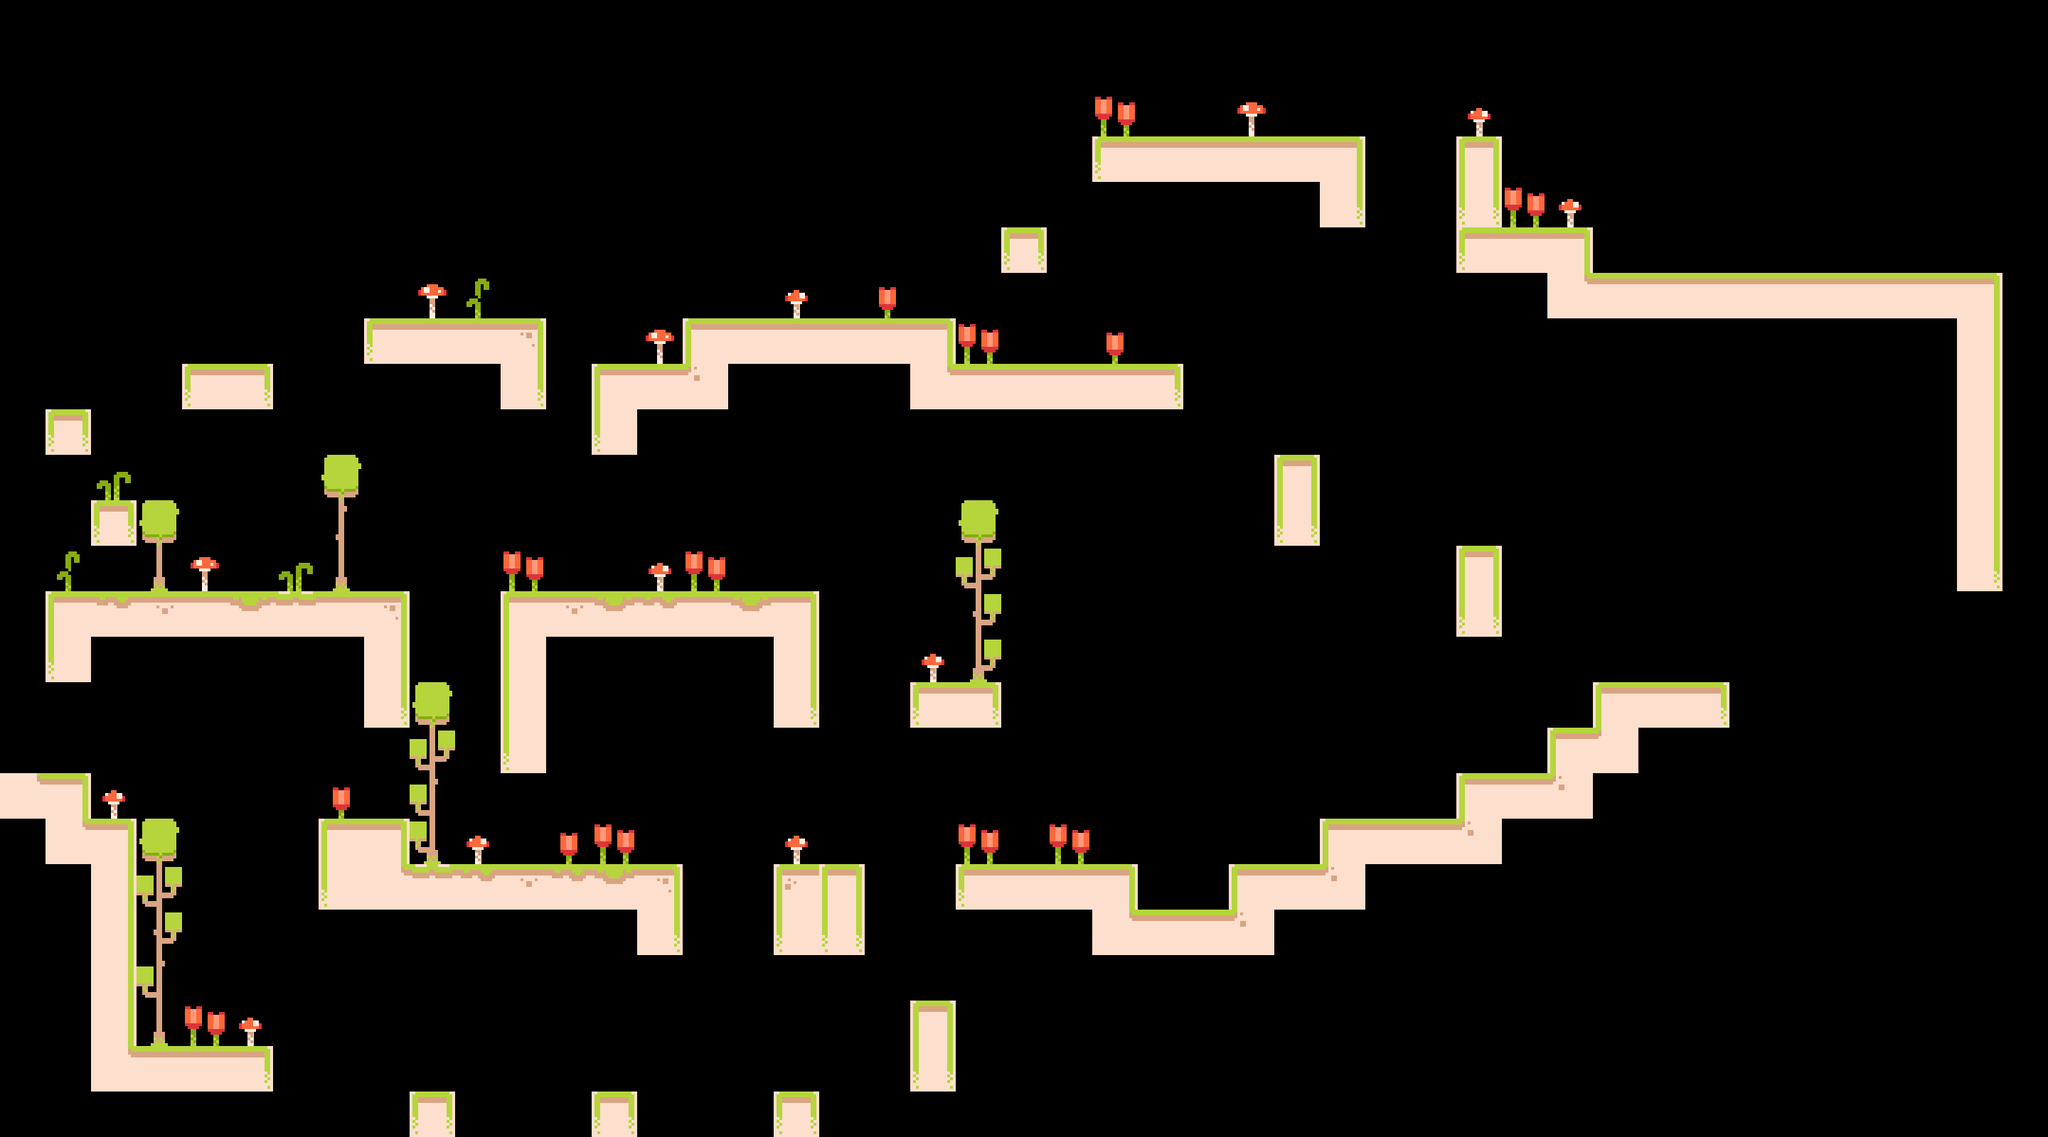

A level layout from a 2D game, rendered from its tile map. Below: a short description, then the map file with its tile-grid data intact:
An orthogonal 45x25 tile map with 64x64 px tiles, 2 tile layers (Main, Decoration) and 6 objects (5x Worm, Player).

<map version="1.10" tiledversion="1.11.0" orientation="orthogonal" renderorder="right-down" width="45" height="25" tilewidth="64" tileheight="64" infinite="0" nextlayerid="4" nextobjectid="8">
 <tileset firstgid="1" source="../tilesets/tilemap.tsx" />
 <layer id="1" name="Main" width="45" height="25">
  <data encoding="csv">
0,0,0,0,0,0,0,0,0,0,0,0,0,0,0,0,0,0,0,0,0,0,0,0,0,0,0,0,0,0,0,0,0,0,0,0,0,0,0,0,0,0,0,0,0,
0,0,0,0,0,0,0,0,0,0,0,0,0,0,0,0,0,0,0,0,0,0,0,0,0,0,0,0,0,0,0,0,0,0,0,0,0,0,0,0,0,0,0,0,0,
0,0,0,0,0,0,0,0,0,0,0,0,0,0,0,0,0,0,0,0,0,0,0,0,0,0,0,0,0,0,0,0,0,0,0,0,0,0,0,0,0,0,0,0,0,
0,0,0,0,0,0,0,0,0,0,0,0,0,0,0,0,0,0,0,0,0,0,0,0,28,5,5,5,5,6,0,0,20,0,0,0,0,0,0,0,0,0,0,0,0,
0,0,0,0,0,0,0,0,0,0,0,0,0,0,0,0,0,0,0,0,0,0,0,0,0,0,0,0,0,19,0,0,30,0,0,0,0,0,0,0,0,0,0,0,0,
0,0,0,0,0,0,0,0,0,0,0,0,0,0,0,0,0,0,0,0,0,0,10,0,0,0,0,0,0,0,0,0,28,5,6,0,0,0,0,0,0,0,0,0,0,
0,0,0,0,0,0,0,0,0,0,0,0,0,0,0,0,0,0,0,0,0,0,0,0,0,0,0,0,0,0,0,0,0,0,25,5,5,5,5,5,5,5,5,6,0,
0,0,0,0,0,0,0,0,28,5,5,9,0,0,0,4,5,5,5,5,6,0,0,0,0,0,0,0,0,0,0,0,0,0,0,0,0,0,0,0,0,0,0,16,0,
0,0,0,0,28,29,0,0,0,0,0,19,0,4,5,26,0,0,0,0,25,5,5,5,5,29,0,0,0,0,0,0,0,0,0,0,0,0,0,0,0,0,0,16,0,
0,10,0,0,0,0,0,0,0,0,0,0,0,17,0,0,0,0,0,0,0,0,0,0,0,0,0,0,0,0,0,0,0,0,0,0,0,0,0,0,0,0,0,16,0,
0,0,0,0,0,0,0,0,0,0,0,0,0,0,0,0,0,0,0,0,0,0,0,0,0,0,0,0,20,0,0,0,0,0,0,0,0,0,0,0,0,0,0,16,0,
0,0,10,0,0,0,0,0,0,0,0,0,0,0,0,0,0,0,0,0,0,0,0,0,0,0,0,0,30,0,0,0,0,0,0,0,0,0,0,0,0,0,0,16,0,
0,0,0,0,0,0,0,0,0,0,0,0,0,0,0,0,0,0,0,0,0,0,0,0,0,0,0,0,0,0,0,0,20,0,0,0,0,0,0,0,0,0,0,19,0,
0,4,22,8,5,23,21,5,9,0,0,4,8,23,22,5,23,6,0,0,0,0,0,0,0,0,0,0,0,0,0,0,30,0,0,0,0,0,0,0,0,0,0,0,0,
0,17,0,0,0,0,0,0,16,0,0,14,0,0,0,0,0,16,0,0,0,0,0,0,0,0,0,0,0,0,0,0,0,0,0,0,0,0,0,0,0,0,0,0,0,
0,0,0,0,0,0,0,0,19,0,0,14,0,0,0,0,0,19,0,0,28,29,0,0,0,0,0,0,0,0,0,0,0,0,0,4,5,29,0,0,0,0,0,0,0,
0,0,0,0,0,0,0,0,0,0,0,17,0,0,0,0,0,0,0,0,0,0,0,0,0,0,0,0,0,0,0,0,0,0,4,24,0,0,0,0,0,0,0,0,0,
25,6,0,0,0,0,0,0,0,0,0,0,0,0,0,0,0,0,0,0,0,0,0,0,0,0,0,0,0,0,0,0,4,5,26,0,0,0,0,0,0,0,0,0,0,
0,25,6,0,0,0,0,4,6,0,0,0,0,0,0,0,0,0,0,0,0,0,0,0,0,0,0,0,0,4,5,5,26,0,0,0,0,0,0,0,0,0,0,0,0,
0,0,16,0,0,0,0,17,25,21,22,8,22,23,9,0,0,7,20,0,0,28,5,5,6,0,0,4,5,26,0,0,0,0,0,0,0,0,0,0,0,0,0,0,0,
0,0,16,0,0,0,0,0,0,0,0,0,0,0,19,0,0,17,30,0,0,0,0,0,25,5,5,26,0,0,0,0,0,0,0,0,0,0,0,0,0,0,0,0,0,
0,0,16,0,0,0,0,0,0,0,0,0,0,0,0,0,0,0,0,0,0,0,0,0,0,0,0,0,0,0,0,0,0,0,0,0,0,0,0,0,0,0,0,0,0,
0,0,16,0,0,0,0,0,0,0,0,0,0,0,0,0,0,0,0,0,20,0,0,0,0,0,0,0,0,0,0,0,0,0,0,0,0,0,0,0,0,0,0,0,0,
0,0,25,5,5,29,0,0,0,0,0,0,0,0,0,0,0,0,0,0,30,0,0,0,0,0,0,0,0,0,0,0,0,0,0,0,0,0,0,0,0,0,0,0,0,
0,0,0,0,0,0,0,0,0,10,0,0,0,10,0,0,0,10,0,0,0,0,0,0,0,0,0,0,0,0,0,0,0,0,0,0,0,0,0,0,0,0,0,0,0
</data>
 </layer>
 <layer id="3" name="Decoration" width="45" height="25">
  <data encoding="csv">
0,0,0,0,0,0,0,0,0,0,0,0,0,0,0,0,0,0,0,0,0,0,0,0,0,0,0,0,0,0,0,0,0,0,0,0,0,0,0,0,0,0,0,0,0,
0,0,0,0,0,0,0,0,0,0,0,0,0,0,0,0,0,0,0,0,0,0,0,0,0,0,0,0,0,0,0,0,0,0,0,0,0,0,0,0,0,0,0,0,0,
0,0,0,0,0,0,0,0,0,0,0,0,0,0,0,0,0,0,0,0,0,0,0,0,33,0,0,31,0,0,0,0,32,0,0,0,0,0,0,0,0,0,0,0,0,
0,0,0,0,0,0,0,0,0,0,0,0,0,0,0,0,0,0,0,0,0,0,0,0,0,0,0,0,0,0,0,0,0,0,0,0,0,0,0,0,0,0,0,0,0,
0,0,0,0,0,0,0,0,0,0,0,0,0,0,0,0,0,0,0,0,0,0,0,0,0,0,0,0,0,0,0,0,0,33,32,0,0,0,0,0,0,0,0,0,0,
0,0,0,0,0,0,0,0,0,0,0,0,0,0,0,0,0,0,0,0,0,0,0,0,0,0,0,0,0,0,0,0,0,0,0,0,0,0,0,0,0,0,0,0,0,
0,0,0,0,0,0,0,0,0,31,36,0,0,0,0,0,0,32,0,34,0,0,0,0,0,0,0,0,0,0,0,0,0,0,0,0,0,0,0,0,0,0,0,0,0,
0,0,0,0,0,0,0,0,0,0,0,0,0,0,31,0,0,0,0,0,0,33,0,0,34,0,0,0,0,0,0,0,0,0,0,0,0,0,0,0,0,0,0,0,0,
0,0,0,0,0,0,0,0,0,0,0,0,0,0,0,0,0,0,0,0,0,0,0,0,0,0,0,0,0,0,0,0,0,0,0,0,0,0,0,0,0,0,0,0,0,
0,0,0,0,0,0,0,0,0,0,0,0,0,0,0,0,0,0,0,0,0,0,0,0,0,0,0,0,0,0,0,0,0,0,0,0,0,0,0,0,0,0,0,0,0,
0,0,35,0,0,0,0,39,0,0,0,0,0,0,0,0,0,0,0,0,0,0,0,0,0,0,0,0,0,0,0,0,0,0,0,0,0,0,0,0,0,0,0,0,0,
0,0,0,39,0,0,0,49,0,0,0,0,0,0,0,0,0,0,0,0,0,39,0,0,0,0,0,0,0,0,0,0,0,0,0,0,0,0,0,0,0,0,0,0,0,
0,36,0,59,31,0,35,59,0,0,0,33,0,0,32,33,0,0,0,0,0,40,0,0,0,0,0,0,0,0,0,0,0,0,0,0,0,0,0,0,0,0,0,0,0,
0,0,0,0,0,0,0,0,0,0,0,0,0,0,0,0,0,0,0,0,0,50,0,0,0,0,0,0,0,0,0,0,0,0,0,0,0,0,0,0,0,0,0,0,0,
0,0,0,0,0,0,0,0,0,0,0,0,0,0,0,0,0,0,0,0,32,60,0,0,0,0,0,0,0,0,0,0,0,0,0,0,0,0,0,0,0,0,0,0,0,
0,0,0,0,0,0,0,0,0,39,0,0,0,0,0,0,0,0,0,0,0,0,0,0,0,0,0,0,0,0,0,0,0,0,0,0,0,0,0,0,0,0,0,0,0,
0,0,0,0,0,0,0,0,0,40,0,0,0,0,0,0,0,0,0,0,0,0,0,0,0,0,0,0,0,0,0,0,0,0,0,0,0,0,0,0,0,0,0,0,0,
0,0,32,0,0,0,0,34,0,48,0,0,0,0,0,0,0,0,0,0,0,0,0,0,0,0,0,0,0,0,0,0,0,0,0,0,0,0,0,0,0,0,0,0,0,
0,0,0,39,0,0,0,0,0,58,32,0,34,33,0,0,0,32,0,0,0,33,0,33,0,0,0,0,0,0,0,0,0,0,0,0,0,0,0,0,0,0,0,0,0,
0,0,0,40,0,0,0,0,0,0,0,0,0,0,0,0,0,0,0,0,0,0,0,0,0,0,0,0,0,0,0,0,0,0,0,0,0,0,0,0,0,0,0,0,0,
0,0,0,50,0,0,0,0,0,0,0,0,0,0,0,0,0,0,0,0,0,0,0,0,0,0,0,0,0,0,0,0,0,0,0,0,0,0,0,0,0,0,0,0,0,
0,0,0,48,0,0,0,0,0,0,0,0,0,0,0,0,0,0,0,0,0,0,0,0,0,0,0,0,0,0,0,0,0,0,0,0,0,0,0,0,0,0,0,0,0,
0,0,0,59,33,32,0,0,0,0,0,0,0,0,0,0,0,0,0,0,0,0,0,0,0,0,0,0,0,0,0,0,0,0,0,0,0,0,0,0,0,0,0,0,0,
0,0,0,0,0,0,0,0,0,0,0,0,0,0,0,0,0,0,0,0,0,0,0,0,0,0,0,0,0,0,0,0,0,0,0,0,0,0,0,0,0,0,0,0,0,
0,0,0,0,0,0,0,0,0,0,0,0,0,0,0,0,0,0,0,0,0,0,0,0,0,0,0,0,0,0,0,0,0,0,0,0,0,0,0,0,0,0,0,0,0
</data>
 </layer>
 <objectgroup id="2" name="Entities">
  <object id="1" name="Player" x="320" y="320">
   <point />
  </object>
  <object id="3" name="Worm" x="2240" y="320" width="576" height="64" />
  <object id="4" name="Worm" x="1536" y="128" width="384" height="64" />
  <object id="5" name="Worm" x="960" y="384" width="384" height="64" />
  <object id="6" name="Worm" x="704" y="768" width="448" height="64" />
  <object id="7" name="Worm" x="576" y="1152" width="384" height="64" />
 </objectgroup>
</map>
